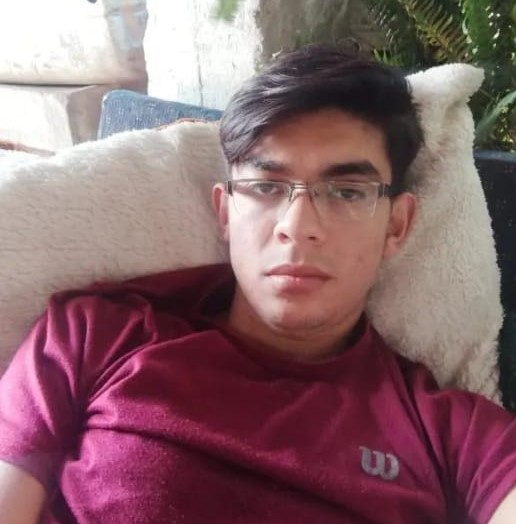
%> input picture m.jpeg, 516 x 524 px
$ octave Imagenes.m   (GNU Octave 9; MATLAB toolbox functions it lacks are replaced by stand-ins)
%> lines starting %> are read from the running program, lines starting %| are printed output that depends on the picture
%%Imagenes
%seleccionar trabajr y leer imagen

imag=imread('m.jpeg', 'jpeg');
%> imag is the input picture: size 524x516x3 uint8; mean R, G, B 136.7, 102.4, 107.9
imagesc(imag)
%rows 229
%cols 220
% 3 ??? numero de layrs o capas de la imagen (RGB)
%uint8 = unsigned integer de 8 bits

R= imag(:,:,1);
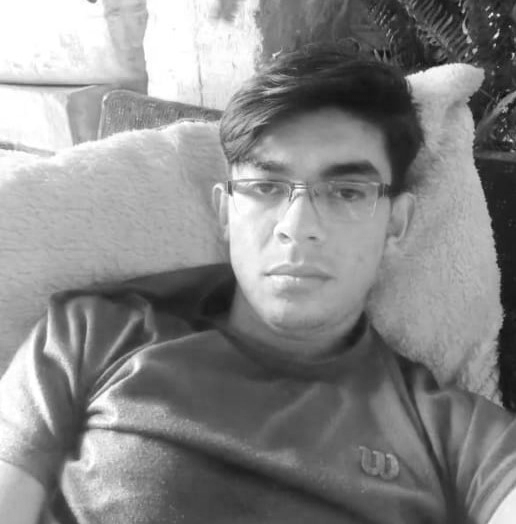
%> R: size 524x516 uint8; min 6, max 255, mean 136.7
G= imag(:,:,2);
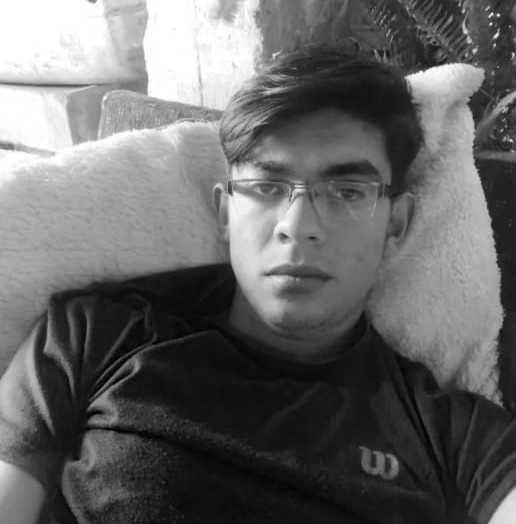
%> G: size 524x516 uint8; min 0, max 255, mean 102.4
B= imag(:,:,3);
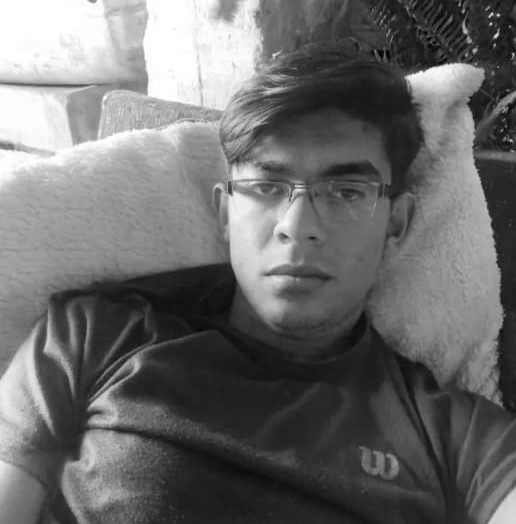
%> B: size 524x516 uint8; min 0, max 255, mean 107.9

%% Desplegar capas o layers
subplot(2, 2, 1); imagesc(imag); axis off
subplot(2, 2, 2); imagesc(R); axis off
subplot(2, 2, 3); imagesc(G); axis off
subplot(2, 2, 4); imagesc(B); axis off
%> after `axis off`:
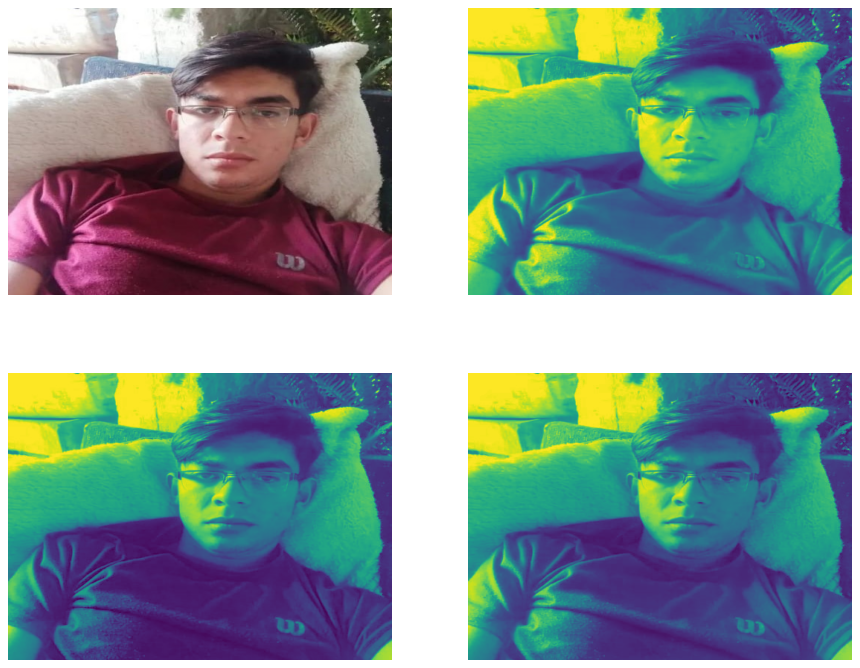
%> figure redrawn from the program's plot data, 4 panels

%% Desplegar el color rojo
R=imag(:,:,1);
imag(:,:,2)=0;
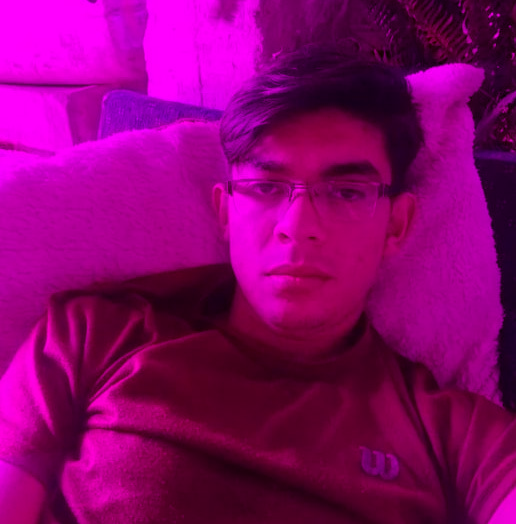
%> imag: size 524x516x3 uint8; mean R, G, B 136.7, 0, 107.9
imag(:,:,3)=0;
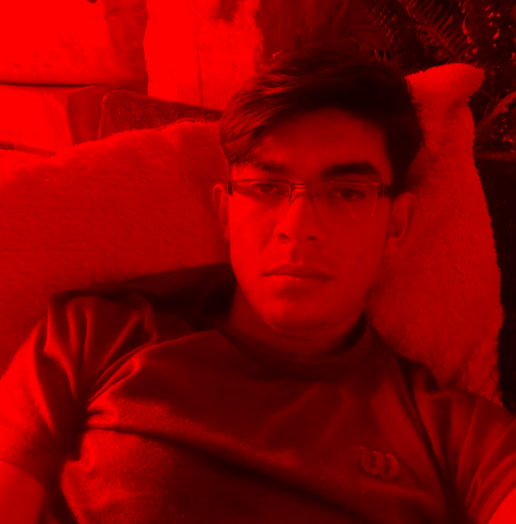
%> imag: size 524x516x3 uint8; mean R, G, B 136.7, 0, 0
figure(2);
imshow(imag)
axis off
%% Solo el verde
imag(:,:,1)=0;
%> imag: size 524x516x3 uint8; every value is 0
G=imag(:,:,2);
%> G: size 524x516 uint8; every value is 0
imag(:,:,3)=0;
figure(3)
image(imag)
axis off
%image
%imagesc
%imshow
%Para guardar una imagen es
%% Blanco y negro
Im2 = imag;
BW = im2bw(Im2);
figure(5)
imshow(BW)

%% Datos
Datos = imag;
D= Datos(:,:,1);
D1 = Datos(66:88,1)
%> D1 = 23 values from 0 to 0
imagesc(D1/100)
%colormap gray
%%
Datos = imag;
for k=0.1:0.1:1
    image(k.*Datos)
    pause(0.1)
end

%% Redimensionamiento de imagen

imrd = imresize(imag, 0.4)
%> imrd: size 210x207x3 uint8; every value is 0
image(imrd)
imwrite(imrd,'Negativo.jpg','jpg')
%%
AAA= imread('Negativo.jpg');
%% Convertir colores
% Negativo de una imagen
Neg=imcomplement(imag)
%> Neg: size 524x516x3 uint8; every value is 255
image(Neg)
%El rojo
R(:,:,2)=0;
R(:,:,3)=0;
imshow(R)
axis off
%el verde
G = imag
G(:,:,1)=0;
G(:,:,3)=0;
imshow(G)
axis off
%AZUL
B = imag
B(:,:,2)=0;
B(:,:,1)=0;
imshow(B)
axis off
% Amarillo
A = R+G
imshow(A)

%OTROS COLORES
%Naranja
N = R + 1/2.*G;
Magenta = R + B;

% Mitad azul y mitad rojo para obtener morado
M = 1/2.*R + 1/2.*B
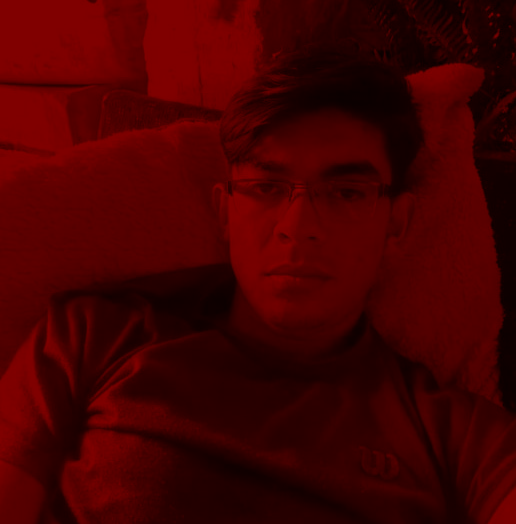
%> M: size 524x516x3 uint8; mean R, G, B 68.6, 0, 0
imshow(M)

%% Difraccion de la luz o canales de colores
subplot(3, 3, 1); imagesc(imag); axis off; title('Original')
subplot(3, 3, 2); imagesc(R); axis off; title('Rojo')
subplot(3, 3, 3); imagesc(G); axis off; title('Verde')
subplot(3, 3, 4); imagesc(B); axis off; title('Azul')
subplot(3, 3, 5); imagesc(N); axis off; title('Naranja')
subplot(3, 3, 6); imagesc(Magenta); axis off; title('Magenta')
subplot(3, 3, 7); imagesc(A); axis off; title('Amarillo')
subplot(3, 3, 8); imagesc(M); axis off; title('Morado')
subplot(3,3,9); imagesc(Neg); axis off; title('Negativo')

$ run again, with IMAGEPERFIL.png saved as m.jpeg
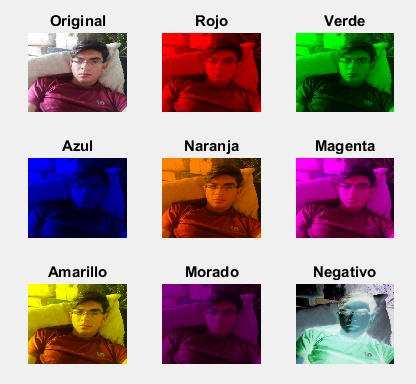
%> input picture IMAGEPERFIL.png, 416 x 384 px
%> imag is the input picture: size 384x416x3 uint8; mean R, G, B 173.5, 155.9, 156.9
%> `imag(:,:,3)=0;`:
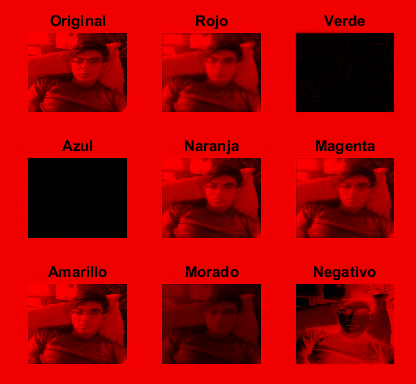
%> imag: size 384x416x3 uint8; mean R, G, B 173.5, 0, 0
%> D1 = 23 values from 0 to 0
%> imrd: size 154x167x3 uint8; every value is 0
%> Neg: size 384x416x3 uint8; every value is 255
%> `M = 1/2.*R + 1/2.*B`:
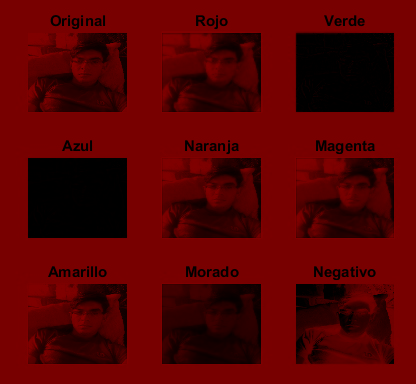
%> M: size 384x416x3 uint8; mean R, G, B 86.9, 0, 0
